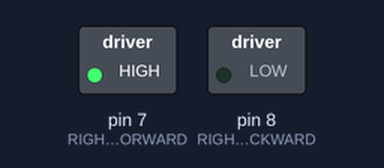
Simulated run of this sketch. Board: Arduino Uno, built with avr-gcc and run on an emulated ATmega328P. Shown: switched loads named in the sketch (green lamp = pin HIGH). What the sketch prints to the serial monitor is not drawn.

Above: at 0.1 s.
Timing chart, 0 to 1.6 s (numbered marks = the images above):
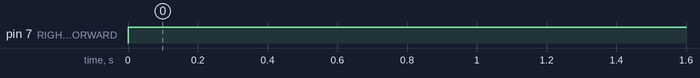

The sketch:

toy_car.ino
```cpp
#ifndef RIGHT_MOTOR

// Motor pin definitions
#define RIGHT_FORWARD 7
#define RIGHT_BACKWARD 8

#endif

float oneSecond = 1000000.0;
float frequency = 500.0;
float dutyCycle = 0.990;

uint8_t rightMotorSpeed = 0;
uint8_t leftMotorSpeed = 0;


void setup() {
  Serial.begin(115200);
  Serial.println("START");

  pinMode(RIGHT_FORWARD, OUTPUT);
  pinMode(RIGHT_BACKWARD, OUTPUT);

}

void loop() {
  for (int i = 0; i < 512; i++ ) {
    Serial.print("Analog Value: ");
    Serial.println(255);
    analogWrite(RIGHT_FORWARD, 255);
    analogWrite(RIGHT_BACKWARD, 0);
    delay(1000);
  }
}
```

Measured:
- by itself, pin 7 (RIGHT_FORWARD): LOW → HIGH at 0.00 s
